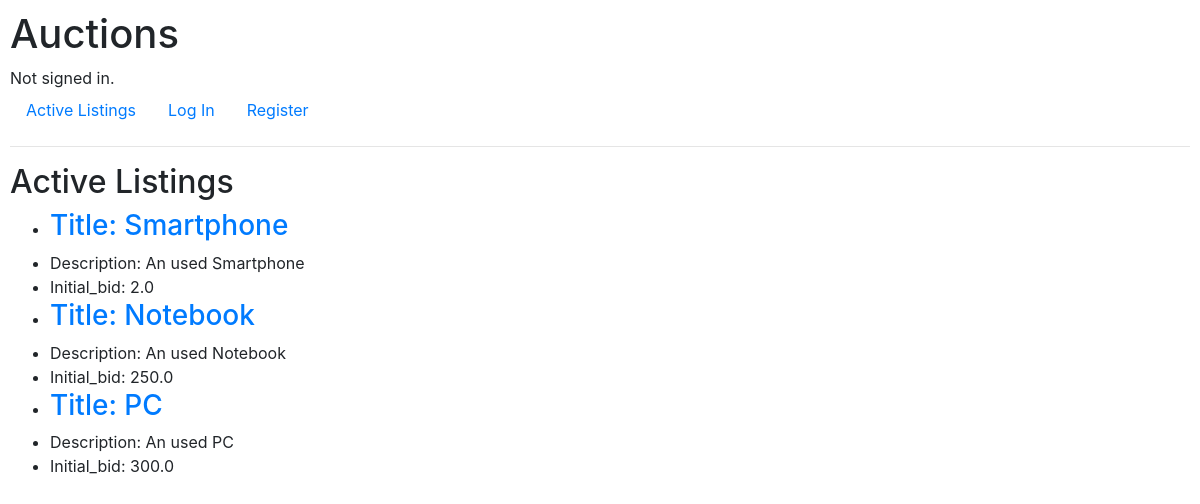
The app's page /, older data.
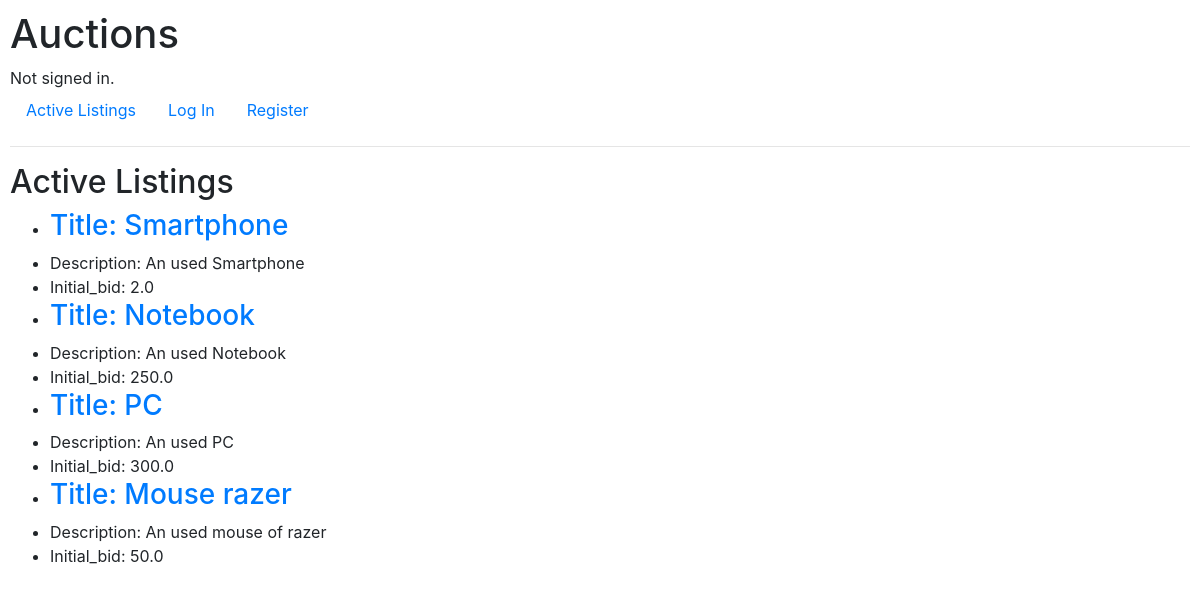
The same page, newer data.
### auctions/models.py (models this page shows, shortened)
class Listing(models.Model):
    title = models.CharField(max_length=64)
    description = models.TextField()
    initial_bid = models.FloatField()
    image_url = models.TextField(null=True, blank=True)
    category = models.CharField(max_length=64, null=True, blank=True)
    owner_user = models.ForeignKey(User, on_delete=models.CASCADE, related_name="listings")
    active = models.BooleanField(default=True)
    winner_bid = models.DecimalField(max_digits=12, blank=True, null=True, decimal_places=2)
    winner_user = models.ForeignKey(User, blank=True, null=True, related_name="listings_won", on_delete=models.SET_NULL)

### auctions/views.py (the view)
# urls.py: path("", views.index, name="index"),
def index(request):
    listings_active = Listing.objects.filter(active=True).all()
    return render(request, "auctions/index.html", {
        "listings_active" : listings_active
    })

### auctions/templates/auctions/index.html (shortened to what this page needs)
{% extends "auctions/layout.html" %}
{% block body %}
    <h2>Active Listings</h2>
    <ul>
        {% for listing in listings_active %}
            <li>
                <a href="{% url 'get_listing_active' listing.id %}">
                    <h3>Title: {{ listing.title }}</h3>
                </a>
            </li>
            <li>Description: {{ listing.description }}</li>
            <li>Initial_bid: {{ listing.initial_bid }}</li>
        {% endfor %}
    </ul>
{% endblock %}

Row changes from the older to the newer data that the page shows:
added Listing: title "Mouse razer", description "An used mouse of razer", initial_bid "50.0"
